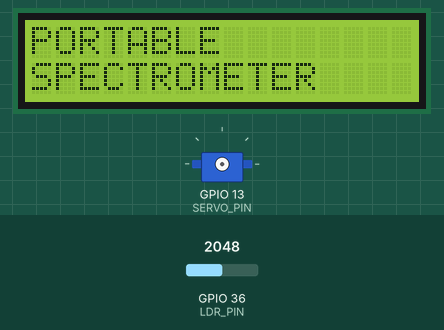
This sketch was run on a simulated ESP32. On the bench: 16×2 character LCD, servo. The inputs (shaded band) are chosen by the test bench; at power-on: GPIO 36 (LDR_PIN) = 2048. WiFi joins after 1.5 s; servers stay silent unless stated; uploads are accepted with an empty reply; what the sketch prints to the serial monitor is not drawn.

Above: at 0.1 s.
At 6.0 s:
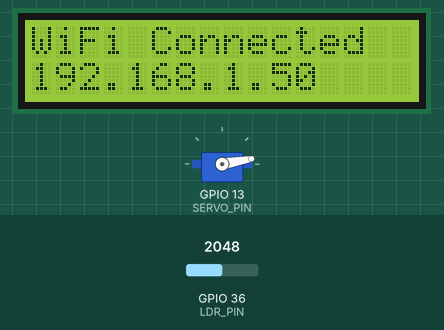
At 18.5 s:
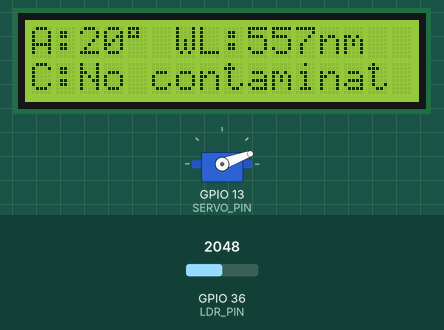
At 32.2 s:
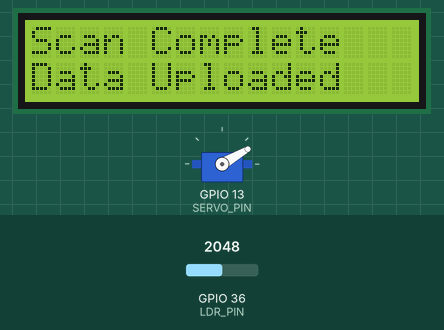
Timing chart, 0 to 33.7 s (numbered marks = the images above):
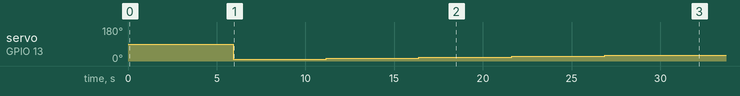

The sketch:

final_mini_project.ino
```cpp
// Blynk Configuration
#define BLYNK_TEMPLATE_ID "TMPL6RmiQN86M"
#define BLYNK_TEMPLATE_NAME "PORTABLE SPECTROMETER"
#define BLYNK_AUTH_TOKEN "x4jfbwdTMBVz_06rIsok42Th90JkGXyL"
#include <ESP32Servo.h>
#include <Wire.h>
#include <LiquidCrystal_I2C.h>
#include <WiFi.h>
#include <HTTPClient.h>
#include <BlynkSimpleEsp32.h>

// Hardware Configuration
LiquidCrystal_I2C lcd(0x27, 16, 2);
#define LDR_PIN 36
#define SERVO_PIN 13

// WiFi Configuration
const char* ssid = "Maisarah";
const char* password = "stevecomel";

// Google Sheets Configuration
const String GSCRIPT_URL = "https://script.google.com/macros/s/AKfycbzIo9brZMZOlZ0aUo6kWx0Lz1Xz5zT6UBo05nu0jXv2ifENbBTC1H2n8uQc5K8nMglQ/exec";

// Blynk Virtual Pins (Only V0-V3 as requested)
#define BLYNK_ANGLE_PIN V0
#define BLYNK_WAVELENGTH_PIN V1
#define BLYNK_LDR_PIN V2
#define BLYNK_CONTAMINATION_PIN V3

Servo diffractionServo;
int angles[] = {10, 15, 20, 25, 30};

// Calibration constants
const float a = 0.15;  // slope (nm per LDR unit)
const float b = 250.0; // intercept

void setup() {
  Serial.begin(115200);
  analogSetAttenuation(ADC_11db);

  // Initialize LCD
  Wire.begin(21, 22);
  lcd.begin();
  lcd.backlight();
  lcd.setCursor(0, 0);
  lcd.print("PORTABLE");
  lcd.setCursor(0, 1);
  lcd.print("SPECTROMETER");
  delay(2000);

  // Initialize Servo
  diffractionServo.setPeriodHertz(50);
  diffractionServo.attach(SERVO_PIN, 500, 2400);

  // Connect to WiFi and Blynk
  connectToWiFi();
  Blynk.config(BLYNK_AUTH_TOKEN);
  Blynk.connect();
}

void connectToWiFi() {
  lcd.clear();
  lcd.print("Connecting WiFi");

  WiFi.begin(ssid, password);
  Serial.println("Connecting to WiFi");

  int attempts = 0;
  while (WiFi.status() != WL_CONNECTED && attempts < 20) {
    delay(500);
    Serial.print(".");
    attempts++;
  }

  if (WiFi.status() == WL_CONNECTED) {
    Serial.println("\nConnected!");
    Serial.print("IP: ");
    Serial.println(WiFi.localIP());

    lcd.clear();
    lcd.print("WiFi Connected");
    lcd.setCursor(0, 1);
    lcd.print(WiFi.localIP());
    delay(2000);
  } else {
    Serial.println("\nConnection Failed");
    lcd.clear();
    lcd.print("WiFi Failed");
    lcd.setCursor(0, 1);
    lcd.print("Offline Mode");
    delay(2000);
  }
}

void sendToGoogleSheets(int angle, float wavelength, int ldrValue, String contamination) {
  if (WiFi.status() != WL_CONNECTED) return;

  HTTPClient http;
  String url = GSCRIPT_URL + "?angle=" + String(angle) +
               "&wavelength=" + String(wavelength, 2) +
               "&ldr=" + String(ldrValue) +
               "&contamination=" + urlEncode(contamination);

  http.begin(url);
  http.setFollowRedirects(HTTPC_STRICT_FOLLOW_REDIRECTS);
  http.GET();
  http.end();
}

String urlEncode(String str) {
  String encoded;
  for (unsigned int i = 0; i < str.length(); i++) {
    char c = str.charAt(i);
    if (isalnum(c)) {
      encoded += c;
    } else if (c == ' ') {
      encoded += '+';
    } else {
      encoded += '%';
      encoded += String(c, HEX);
    }
  }
  return encoded;
}

String determineContamination(float wavelength) {
  if (wavelength < 200 || wavelength > 800) return "Invalid Range";
  if (abs(wavelength - 498) <= 5) return "Copper Ions";
  if (abs(wavelength - 405) <= 5) return "Zinc Oxide";
  if (abs(wavelength - 363) <= 5) return "Ammonium Nitrate";
  if (abs(wavelength - 361) <= 5) return "Organic Pesticide";
  if (wavelength >= 250 && wavelength <= 380) return "Organic Matter";
  if (wavelength >= 400 && wavelength <= 500) return "Heavy Metal";
  return "No contamination";
}

void loop() {
  Blynk.run();

  for (int i = 0; i < 5; i++) {
    int angle = angles[i];
    diffractionServo.write(angle);
    delay(1000);

    // Read sensor with averaging
    int ldrValue = 0;
    for (int j = 0; j < 5; j++) {
      ldrValue += analogRead(LDR_PIN);
      delay(200);
    }
    ldrValue /= 5;

    // Calculate wavelength
    float wavelength = a * ldrValue + b;
    String contamination = determineContamination(wavelength);

    // Update displays
    updateLCD(angle, wavelength, contamination);
    updateBlynk(angle, wavelength, ldrValue, contamination);
    sendToGoogleSheets(angle, wavelength, ldrValue, contamination);

    delay(3000);
  }

  // After scan completion
  lcd.clear();
  lcd.print("Scan Complete");
  lcd.setCursor(0, 1);
  lcd.print("Data Uploaded");

  while (true) {
    Blynk.run();
    delay(1000);
  }
}

void updateLCD(int angle, float wavelength, String contamination) {
  lcd.clear();
  lcd.setCursor(0, 0);
  lcd.print("A:");
  lcd.print(angle);
  lcd.print((char)223); // Degree symbol
  lcd.print(" WL:");
  lcd.print((int)wavelength);
  lcd.print("nm");

  lcd.setCursor(0, 1);
  lcd.print("C:");
  lcd.print(contamination.substring(0, 13));
}

void updateBlynk(int angle, float wavelength, int ldrValue, String contamination) {
  Blynk.virtualWrite(BLYNK_ANGLE_PIN, angle);
  Blynk.virtualWrite(BLYNK_WAVELENGTH_PIN, wavelength);
  Blynk.virtualWrite(BLYNK_LDR_PIN, ldrValue);
  Blynk.virtualWrite(BLYNK_CONTAMINATION_PIN, contamination);
}
```

Measured:
- by itself, servo on GPIO 13 (SERVO_PIN): 90° → 10° at 5.9 s, → 15° 5.2 s later, → 20° 5.2 s later, → 25° 5.2 s later, … (5 changes in this stretch)
- what the display in image 1 shows lasts 4.4 s, from 3.6 s to 8.0 s
- what the display in image 2 shows lasts 5.3 s, from 18.4 s to 23.7 s
